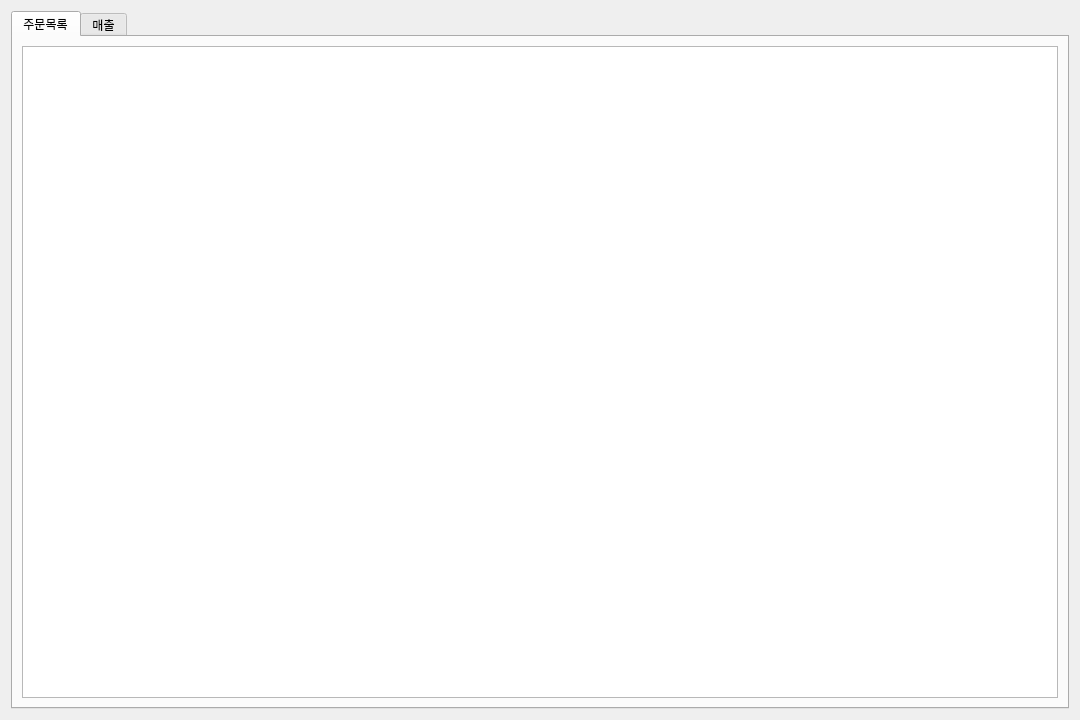
<?xml version="1.0" encoding="UTF-8"?>
<ui version="4.0">
 <class>Form</class>
 <widget class="QWidget" name="Form">
  <property name="geometry">
   <rect>
    <x>0</x>
    <y>0</y>
    <width>1080</width>
    <height>720</height>
   </rect>
  </property>
  <property name="minimumSize">
   <size>
    <width>1080</width>
    <height>720</height>
   </size>
  </property>
  <property name="sizeIncrement">
   <size>
    <width>16</width>
    <height>9</height>
   </size>
  </property>
  <property name="windowTitle">
   <string>form</string>
  </property>
  <layout class="QGridLayout" name="gridLayout_3">
   <item row="0" column="0">
    <widget class="QTabWidget" name="tabWidget">
     <property name="sizePolicy">
      <sizepolicy hsizetype="Expanding" vsizetype="Expanding">
       <horstretch>16</horstretch>
       <verstretch>9</verstretch>
      </sizepolicy>
     </property>
     <property name="minimumSize">
      <size>
       <width>0</width>
       <height>0</height>
      </size>
     </property>
     <property name="sizeIncrement">
      <size>
       <width>16</width>
       <height>9</height>
      </size>
     </property>
     <property name="currentIndex">
      <number>0</number>
     </property>
     <widget class="QWidget" name="tab_2">
      <attribute name="title">
       <string>주문목록</string>
      </attribute>
      <layout class="QGridLayout" name="gridLayout_6">
       <item row="0" column="0">
        <widget class="QTableView" name="tableView_2">
         <property name="editTriggers">
          <set>QAbstractItemView::NoEditTriggers</set>
         </property>
         <property name="dragEnabled">
          <bool>true</bool>
         </property>
        </widget>
       </item>
       <item row="0" column="1">
        <layout class="QGridLayout" name="gridLayout_5"/>
       </item>
      </layout>
     </widget>
     <widget class="QWidget" name="tab_1">
      <attribute name="title">
       <string>매출</string>
      </attribute>
      <layout class="QGridLayout" name="gridLayout_4" columnstretch="3,1">
       <item row="0" column="0">
        <layout class="QGridLayout" name="gridLayout" rowstretch="10,1">
         <item row="0" column="0">
          <widget class="QTableView" name="tableView_1">
           <property name="editTriggers">
            <set>QAbstractItemView::NoEditTriggers</set>
           </property>
           <property name="dragEnabled">
            <bool>true</bool>
           </property>
          </widget>
         </item>
         <item row="1" column="0">
          <widget class="QLabel" name="labelSum">
           <property name="text">
            <string>TextLabel</string>
           </property>
          </widget>
         </item>
        </layout>
       </item>
       <item row="0" column="1">
        <layout class="QGridLayout" name="gridLayout_2" rowstretch="20,2,1">
         <item row="2" column="1">
          <widget class="QPushButton" name="set_btn">
           <property name="text">
            <string>설정</string>
           </property>
          </widget>
         </item>
         <item row="1" column="0" colspan="2">
          <widget class="QLabel" name="labelStatus">
           <property name="text">
            <string>TextLabel</string>
           </property>
          </widget>
         </item>
         <item row="2" column="0">
          <widget class="QPushButton" name="reset_btn">
           <property name="text">
            <string>초기화</string>
           </property>
          </widget>
         </item>
         <item row="0" column="0" colspan="2">
          <widget class="QCalendarWidget" name="calendar"/>
         </item>
        </layout>
       </item>
      </layout>
     </widget>
    </widget>
   </item>
  </layout>
 </widget>
 <resources/>
 <connections/>
</ui>
